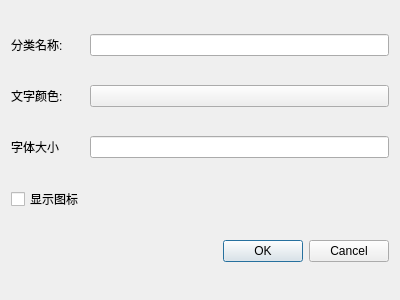
<?xml version="1.0" encoding="UTF-8"?>
<ui version="4.0">
 <class>ClassificationDialog</class>
 <widget class="QDialog" name="ClassificationDialog">
  <property name="geometry">
   <rect>
    <x>0</x>
    <y>0</y>
    <width>400</width>
    <height>300</height>
   </rect>
  </property>
  <property name="windowTitle">
   <string>分类</string>
  </property>
  <layout class="QGridLayout" name="gridLayout">
   <item row="1" column="0">
    <widget class="QLabel" name="label_2">
     <property name="text">
      <string>文字颜色:</string>
     </property>
    </widget>
   </item>
   <item row="2" column="1">
    <widget class="QLineEdit" name="lineEditFontSize"/>
   </item>
   <item row="1" column="1">
    <widget class="ColorButton" name="pushButtonColor">
     <property name="text">
      <string/>
     </property>
    </widget>
   </item>
   <item row="4" column="0" colspan="2">
    <widget class="QDialogButtonBox" name="buttonBox">
     <property name="orientation">
      <enum>Qt::Horizontal</enum>
     </property>
     <property name="standardButtons">
      <set>QDialogButtonBox::Cancel|QDialogButtonBox::Ok</set>
     </property>
    </widget>
   </item>
   <item row="0" column="1">
    <widget class="QLineEdit" name="lineEditClass"/>
   </item>
   <item row="2" column="0">
    <widget class="QLabel" name="label_3">
     <property name="text">
      <string>字体大小</string>
     </property>
    </widget>
   </item>
   <item row="0" column="0">
    <widget class="QLabel" name="label">
     <property name="text">
      <string>分类名称:</string>
     </property>
    </widget>
   </item>
   <item row="3" column="0">
    <widget class="QCheckBox" name="checkBoxShowIcon">
     <property name="text">
      <string>显示图标</string>
     </property>
    </widget>
   </item>
  </layout>
 </widget>
 <customwidgets>
  <customwidget>
   <class>ColorButton</class>
   <extends>QPushButton</extends>
   <header location="global">colorbutton.h</header>
  </customwidget>
 </customwidgets>
 <resources/>
 <connections>
  <connection>
   <sender>buttonBox</sender>
   <signal>accepted()</signal>
   <receiver>ClassificationDialog</receiver>
   <slot>accept()</slot>
   <hints>
    <hint type="sourcelabel">
     <x>248</x>
     <y>254</y>
    </hint>
    <hint type="destinationlabel">
     <x>157</x>
     <y>274</y>
    </hint>
   </hints>
  </connection>
  <connection>
   <sender>buttonBox</sender>
   <signal>rejected()</signal>
   <receiver>ClassificationDialog</receiver>
   <slot>reject()</slot>
   <hints>
    <hint type="sourcelabel">
     <x>316</x>
     <y>260</y>
    </hint>
    <hint type="destinationlabel">
     <x>286</x>
     <y>274</y>
    </hint>
   </hints>
  </connection>
 </connections>
</ui>
